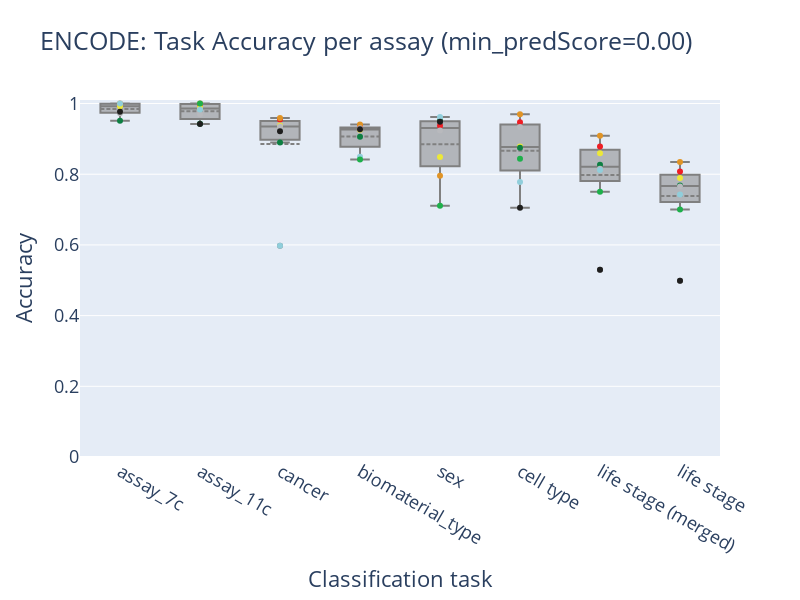

The cell this chart's notebook holds for it:
### Code cell
logdir = base_fig_dir / "encode_predictions" / "metrics_per_assay"
if not logdir.exists():
    logdir.mkdir(parents=True)

for min_pred in [0, 0.6, 0.8, 0.9]:
    plot_encode_metrics_per_assay(df_acc_per_assay, min_pred=min_pred, logdir=logdir)

### Figure 1 — Plotly figure (JSON) as saved in the notebook; plotly's stock layout.template omitted (floating-point values rounded to 4 significant figures)
{"data": [{"boxmean": true, "boxpoints": "outliers", "hoverinfo": "skip", "marker": {"color": "gray"}, "name": "acc", "showlegend": false, "type": "box", "x": ["assay_7c", "assay_7c", "assay_7c", "assay_7c", "assay_7c", "assay_7c", "assay_7c"], "y": [0.9974, 1, 0.9922, 0.951, 0.9728, 1, 0.9766]}, {"hoverinfo": "text", "hovertext": ["h3k4me3: 0.997", "h3k27ac: 1.000", "h3k4me1: 0.992", "h3k36me3: 0.951", "h3k27me3: 0.973", "h3k9me3: 1.000", "input: 0.977"], "marker": {"color": ["rgb(238,30,37)", "rgb(225,148,37)", "rgb(236,232,56)", "rgb(13,127,66)", "rgb(184,185,189)", "rgb(144,206,219)", "rgb(30,30,30)"]}, "mode": "markers", "name": "assay_7c", "showlegend": false, "type": "scatter", "x": ["assay_7c", "assay_7c", "assay_7c", "assay_7c", "assay_7c", "assay_7c", "assay_7c"], "y": [0.9974, 1, 0.9922, 0.951, 0.9728, 1, 0.9766]}, {"boxmean": true, "boxpoints": "outliers", "hoverinfo": "skip", "marker": {"color": "gray"}, "name": "acc", "showlegend": false, "type": "box", "x": ["assay_11c", "assay_11c", "assay_11c", "assay_11c", "assay_11c", "assay_11c", "assay_11c", "assay_11c"], "y": [0.9974, 1, 0.9883, 0.9429, 0.9694, 0.9834, 0.9424, 1]}, {"hoverinfo": "text", "hovertext": ["h3k4me3: 0.997", "h3k27ac: 1.000", "h3k4me1: 0.988", "h3k36me3: 0.943", "h3k27me3: 0.969", "h3k9me3: 0.983", "input: 0.942", "rna_seq: 1.000"], "marker": {"color": ["rgb(238,30,37)", "rgb(225,148,37)", "rgb(236,232,56)", "rgb(13,127,66)", "rgb(184,185,189)", "rgb(144,206,219)", "rgb(30,30,30)", "rgb(30,176,75)"]}, "mode": "markers", "name": "assay_11c", "showlegend": false, "type": "scatter", "x": ["assay_11c", "assay_11c", "assay_11c", "assay_11c", "assay_11c", "assay_11c", "assay_11c", "assay_11c"], "y": [0.9974, 1, 0.9883, 0.9429, 0.9694, 0.9834, 0.9424, 1]}, {"boxmean": true, "boxpoints": "outliers", "hoverinfo": "skip", "marker": {"color": "gray"}, "name": "acc", "showlegend": false, "type": "box", "x": ["cancer", "cancer", "cancer", "cancer", "cancer", "cancer", "cancer"], "y": [0.9551, 0.959, 0.9377, 0.8898, 0.9354, 0.5975, 0.9216]}, {"hoverinfo": "text", "hovertext": ["h3k4me3: 0.955", "h3k27ac: 0.959", "h3k4me1: 0.938", "h3k36me3: 0.890", "h3k27me3: 0.935", "h3k9me3: 0.598", "input: 0.922"], "marker": {"color": ["rgb(238,30,37)", "rgb(225,148,37)", "rgb(236,232,56)", "rgb(13,127,66)", "rgb(184,185,189)", "rgb(144,206,219)", "rgb(30,30,30)"]}, "mode": "markers", "name": "cancer", "showlegend": false, "type": "scatter", "x": ["cancer", "cancer", "cancer", "cancer", "cancer", "cancer", "cancer"], "y": [0.9551, 0.959, 0.9377, 0.8898, 0.9354, 0.5975, 0.9216]}, {"boxmean": true, "boxpoints": "outliers", "hoverinfo": "skip", "marker": {"color": "gray"}, "name": "acc", "showlegend": false, "type": "box", "x": ["biomaterial_type", "biomaterial_type", "biomaterial_type", "biomaterial_type", "biomaterial_type", "biomaterial_type", "biomaterial_type", "biomaterial_type"], "y": [0.9343, 0.9408, 0.9261, 0.9058, 0.9304, 0.8493, 0.9275, 0.8417]}, {"hoverinfo": "text", "hovertext": ["h3k4me3: 0.934", "h3k27ac: 0.941", "h3k4me1: 0.926", "h3k36me3: 0.906", "h3k27me3: 0.930", "h3k9me3: 0.849", "input: 0.927", "rna_seq: 0.842"], "marker": {"color": ["rgb(238,30,37)", "rgb(225,148,37)", "rgb(236,232,56)", "rgb(13,127,66)", "rgb(184,185,189)", "rgb(144,206,219)", "rgb(30,30,30)", "rgb(30,176,75)"]}, "mode": "markers", "name": "biomaterial_type", "showlegend": false, "type": "scatter", "x": ["biomaterial_type", "biomaterial_type", "biomaterial_type", "biomaterial_type", "biomaterial_type", "biomaterial_type", "biomaterial_type", "biomaterial_type"], "y": [0.9343, 0.9408, 0.9261, 0.9058, 0.9304, 0.8493, 0.9275, 0.8417]}, {"boxmean": true, "boxpoints": "outliers", "hoverinfo": "skip", "marker": {"color": "gray"}, "name": "acc", "showlegend": false, "type": "box", "x": ["sex", "sex", "sex", "sex", "sex", "sex", "sex", "sex"], "y": [0.9369, 0.796, 0.8485, 0.9514, 0.9241, 0.9617, 0.9481, 0.711]}, {"hoverinfo": "text", "hovertext": ["h3k4me3: 0.937", "h3k27ac: 0.796", "h3k4me1: 0.848", "h3k36me3: 0.951", "h3k27me3: 0.924", "h3k9me3: 0.962", "input: 0.948", "rna_seq: 0.711"], "marker": {"color": ["rgb(238,30,37)", "rgb(225,148,37)", "rgb(236,232,56)", "rgb(13,127,66)", "rgb(184,185,189)", "rgb(144,206,219)", "rgb(30,30,30)", "rgb(30,176,75)"]}, "mode": "markers", "name": "sex", "showlegend": false, "type": "scatter", "x": ["sex", "sex", "sex", "sex", "sex", "sex", "sex", "sex"], "y": [0.9369, 0.796, 0.8485, 0.9514, 0.9241, 0.9617, 0.9481, 0.711]}, {"boxmean": true, "boxpoints": "outliers", "hoverinfo": "skip", "marker": {"color": "gray"}, "name": "acc", "showlegend": false, "type": "box", "x": ["cell type", "cell type", "cell type", "cell type", "cell type", "cell type", "cell type", "cell type"], "y": [0.9474, 0.9697, 0.8788, 0.875, 0.9333, 0.7778, 0.7049, 0.8438]}, {"hoverinfo": "text", "hovertext": ["h3k4me3: 0.947", "h3k27ac: 0.970", "h3k4me1: 0.879", "h3k36me3: 0.875", "h3k27me3: 0.933", "h3k9me3: 0.778", "input: 0.705", "rna_seq: 0.844"], "marker": {"color": ["rgb(238,30,37)", "rgb(225,148,37)", "rgb(236,232,56)", "rgb(13,127,66)", "rgb(184,185,189)", "rgb(144,206,219)", "rgb(30,30,30)", "rgb(30,176,75)"]}, "mode": "markers", "name": "cell type", "showlegend": false, "type": "scatter", "x": ["cell type", "cell type", "cell type", "cell type", "cell type", "cell type", "cell type", "cell type"], "y": [0.9474, 0.9697, 0.8788, 0.875, 0.9333, 0.7778, 0.7049, 0.8438]}, {"boxmean": true, "boxpoints": "outliers", "hoverinfo": "skip", "marker": {"color": "gray"}, "name": "acc", "showlegend": false, "type": "box", "x": ["life stage (merged)", "life stage (merged)", "life stage (merged)", "life stage (merged)", "life stage (merged)", "life stage (merged)", "life stage (merged)", "life stage (merged)"], "y": [0.8788, 0.9091, 0.8592, 0.8268, 0.8152, 0.812, 0.53, 0.7502]}, {"hoverinfo": "text", "hovertext": ["h3k4me3: 0.879", "h3k27ac: 0.909", "h3k4me1: 0.859", "h3k36me3: 0.827", "h3k27me3: 0.815", "h3k9me3: 0.812", "input: 0.530", "rna_seq: 0.750"], "marker": {"color": ["rgb(238,30,37)", "rgb(225,148,37)", "rgb(236,232,56)", "rgb(13,127,66)", "rgb(184,185,189)", "rgb(144,206,219)", "rgb(30,30,30)", "rgb(30,176,75)"]}, "mode": "markers", "name": "life stage (merged)", "showlegend": false, "type": "scatter", "x": ["life stage (merged)", "life stage (merged)", "life stage (merged)", "life stage (merged)", "life stage (merged)", "life stage (merged)", "life stage (merged)", "life stage (merged)"], "y": [0.8788, 0.9091, 0.8592, 0.8268, 0.8152, 0.812, 0.53, 0.7502]}, {"boxmean": true, "boxpoints": "outliers", "hoverinfo": "skip", "marker": {"color": "gray"}, "name": "acc", "showlegend": false, "type": "box", "x": ["life stage", "life stage", "life stage", "life stage", "life stage", "life stage", "life stage", "life stage"], "y": [0.8077, 0.8345, 0.7895, 0.7684, 0.7655, 0.7429, 0.4987, 0.6999]}, {"hoverinfo": "text", "hovertext": ["h3k4me3: 0.808", "h3k27ac: 0.834", "h3k4me1: 0.789", "h3k36me3: 0.768", "h3k27me3: 0.765", "h3k9me3: 0.743", "input: 0.499", "rna_seq: 0.700"], "marker": {"color": ["rgb(238,30,37)", "rgb(225,148,37)", "rgb(236,232,56)", "rgb(13,127,66)", "rgb(184,185,189)", "rgb(144,206,219)", "rgb(30,30,30)", "rgb(30,176,75)"]}, "mode": "markers", "name": "life stage", "showlegend": false, "type": "scatter", "x": ["life stage", "life stage", "life stage", "life stage", "life stage", "life stage", "life stage", "life stage"], "y": [0.8077, 0.8345, 0.7895, 0.7684, 0.7655, 0.7429, 0.4987, 0.6999]}], "layout": {"font": {"size": 18}, "height": 600, "title": {"text": "ENCODE: Task Accuracy per assay (min_predScore=0.00)"}, "width": 800, "xaxis": {"title": {"text": "Classification task"}}, "yaxis": {"range": [0, 1.01], "title": {"text": "Accuracy"}}}}
